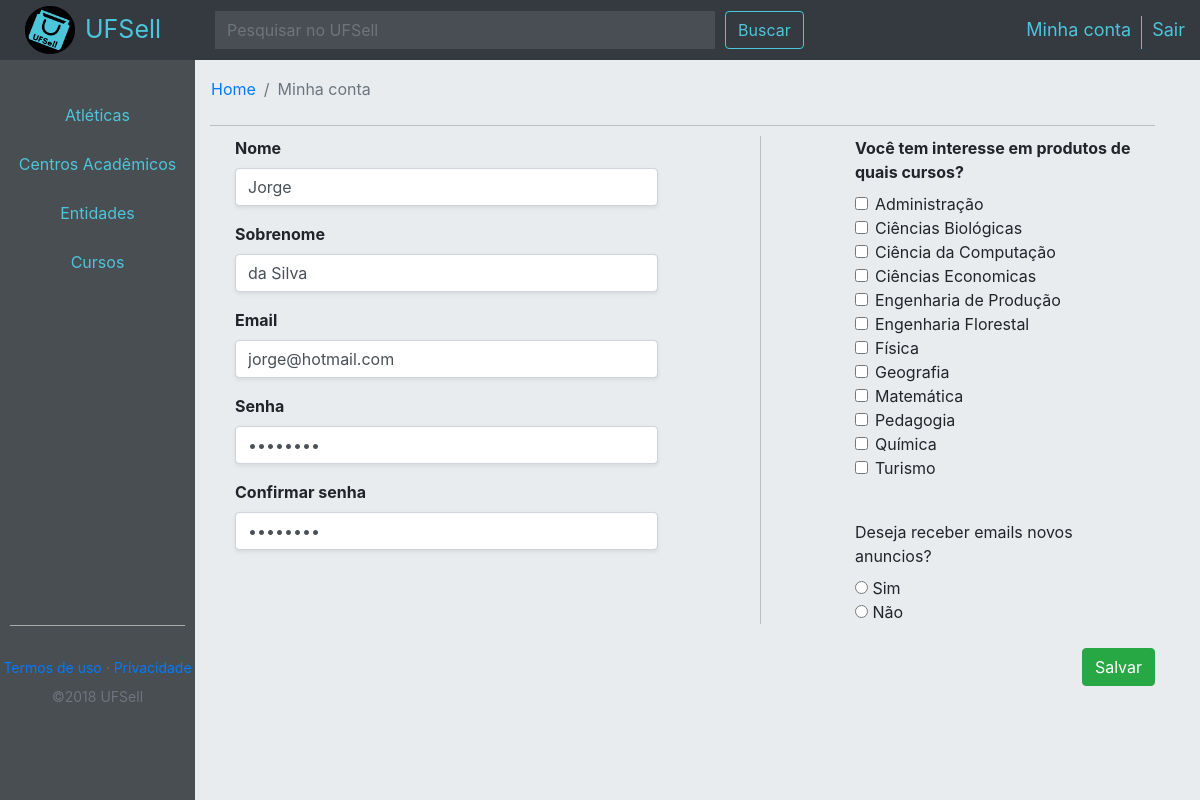
The page /conta.php (signed in) on the database its author committed.
### tables this page shows
CREATE TABLE IF NOT EXISTS `usuario` (
  `id` int(11) NOT NULL,
  `nome` varchar(60) NOT NULL,
  `sobrenome` varchar(100) DEFAULT NULL,
  `email` varchar(40) NOT NULL,
  `senha` varchar(32) NOT NULL,
  `id_org` int(11) NOT NULL,
  `tel` varchar(12) NOT NULL
);

### conta.php (the view, shortened to what this page needs)
<?php
include('connection/connection.php');
$script =   "SELECT *
FROM usuario
WHERE id='".$_SESSION['id_usuario']."';";
$result = $conn->query($script);
$pessoa = $result->fetch_object();
?>
<!DOCTYPE html>
<html lang="pt-br">
    <?php include 'includes/header1.php' ?>
    <body>
      <?php include 'includes/nav1.php' ?>
		<div id="defCol" class="col-12 col-xl-12 col-lg-12 col-md-12">
                <div id="defRow" class="row">
                    <div id="menu" class="col-2 col-xl-2 col-lg-2 col-md-2">
						<div class="divWrap">
							<div id="btn-itemP" class="menuT">
								<button class="btn btn-light" data-toggle="collapse" data-target=".multi-collapse1" aria-expanded="true" aria-controls="at1 at2 at3 at4 at5 at6">Atléticas</button>
							</div>
							<div class="menuT">
								<button class="btn btn-light" data-toggle="collapse" data-target=".multi-collapse2" aria-expanded="true" aria-controls="ca1 ca2 ca3 ca4 ca5 ca6 ca7">Centros Acadêmicos</button>
							</div>
							<div class="menuT">
								<button class="btn btn-light" data-toggle="collapse" data-target=".multi-collapse3" aria-expanded="true" aria-controls="en1 en2 en3">Entidades</button>
							</div>
							<div class="menuT">
								<button class="btn btn-light" data-toggle="collapse" data-target=".multi-collapse4" aria-expanded="true" aria-controls="c1 c2 c3 c4 c5 c6 c7 c8 c9 c10 c11 c12">Cursos</button>
							</div>
						</div>
						<div class="hrFooter">
							<hr>
						</div>
						<div class="footer">
							<div class="row">
								<a href="#">Termos de uso</a>
								<label style="color: #6c706e;">&nbsp&middot&nbsp</label>
								<a href="#">Privacidade</a>
							</div>
							<div class="row" style="margin-bottom: 30px;">
								<span id="foot" class="text-muted">©2018 UFSell</span>
							</div>
						</div>
                    </div>
				<div id="conteudo" class="col-10 col-xl-10 col-lg-10 col-md-10">
					<nav aria-label="breadcrumb" style="margin-top:5px; margin-left:-15px;">
						<ol class="breadcrumb">
							<li class="breadcrumb-item"><a href="./home.php">Home</a></li>
							<li class="breadcrumb-item active" aria-current="page">Minha conta</li>
						</ol>
					</nav>
					<form id="formCad" class="" method="post">
						<div class="colD d-flex justify-content-start">
							<div class="col-6 col-xl-6 col-lg-6 col-md-6">
								<div id="cardAlterar" class="">
										<div class="row">
											<div class="col-12">
												<div class="form-group">
													<label class="divnome" style="font-weight: bold;">Nome</label>
													<input type="text" class="form-control shadow-sm" value="<?php echo $pessoa->nome; ?>" name="inputNome" pattern=".{5,30}" required autofocus>
												</div>
											</div>
										</div>
										<div class="row">
											<div class="col-12">
												<div class="form-group">
													<label class="divsobrenome" style="font-weight: bold;">Sobrenome</label>
													<input type="text" class="form-control shadow-sm" value="<?php echo $pessoa->sobrenome; ?>" name="inputSobrenome" pattern=".{5,30}" required>
												</div>
											</div>
										</div>
										<div class="row">
											<div class="col-12">
												<div class="form-group">
													<label class="divemail" style="font-weight: bold;">Email</label>
													<input type="email" class="form-control shadow-sm" value="<?php echo $pessoa->email; ?>" name="inputEmail" pattern=".{5,30}" required>
												</div>
											</div>
										</div>
										<div class="row">
											<div class="col-12">
												<div class="form-group">
													<label class="divsenha" style="font-weight: bold;">Senha</label>
													<input type="password" class="form-control shadow-sm" value="12345678" name="inputSenha" pattern=".{5,30}" required>
												</div>
											</div>
										</div>
										<div class="row">
											<div class="col-12">
												<div class="form-group">
													<label class="divsenha" style="font-weight: bold;">Confirmar senha</label>
													<input type="password" class="form-control shadow-sm" value="12345678" name="inputConfSenha" pattern=".{5,30}" required>
												</div>
											</div>
										</div>
								</div>
							</div>
							<div class="col-1 col-xl-1 col-lg-1 col-md-1" style="border-right: 1px solid; margin-top:10px; border-color:#b9c0bd;"></div>
							<div class="col-1 col-xl-1 col-lg-1 col-md-1"></div>
							<div class="col-4 col-xl-4 col-lg-4 col-md-4">
								<label style="font-weight: bold; margin-top:10px;">
									Você tem interesse em produtos de quais cursos?
								</label>
								<div class="form-group">
									<div class="form-check">
										<input type="checkbox" class="form-check-input">
										<label class="form-check-label">Administração</label><br>
										<input type="checkbox" class="form-check-input">
										<label class="form-check-label">Ciências Biológicas</label><br>
										<input type="checkbox" class="form-check-input">
										<label class="form-check-label">Ciência da Computação</label><br>
										<input type="checkbox" class="form-check-input">
										<label class="form-check-label">Ciências Economicas</label><br>
										<input type="checkbox" class="form-check-input">
										<label class="form-check-label">Engenharia de Produção</label><br>
										<input type="checkbox" class="form-check-input">
										<label class="form-check-label">Engenharia Florestal</label><br>
										<input type="checkbox" class="form-check-input">
										<label class="form-check-label">Física</label><br>
										<input type="checkbox" class="form-check-input">
										<label class="form-check-label">Geografia</label><br>
										<input type="checkbox" class="form-check-input">
										<label class="form-check-label">Matemática</label><br>
										<input type="checkbox" class="form-check-input">
										<label class="form-check-label">Pedagogia</label><br>
										<input type="checkbox" class="form-check-input">
										<label class="form-check-label">Química</label><br>
										<input type="checkbox" class="form-check-input">
										<label class="form-check-label">Turismo</label><br>
									</div>
								</div>
								<br>
								<label>
									Deseja receber emails novos anuncios?
								</label><br>
								<input type="radio" value="Sim"> Sim<br>
								<input type="radio" value="Não"> Não<br>
							</div>
						</div>
						<br>
						<div class="row">
							<div class="col-12">
								<div id="cadSalvar" class="botaocad float-right">
									<button type="submit" class="btn btn-success">
										Salvar
									</button>
								</div>
							</div>
						</div>
					</form>
				</div>
			</div>
		</div>
    </body>
</html>

### css/comprador.css (style rules this page uses)
html, body { position: relative; height: 100%; }
body { height: 100%; width: 100%; background-color:#e9ecef; }
nav { width: 100%; height: 60px; }
#defCol { width: 100%; height: calc(100% - 60px); }
#defRow { width: 100%; height: 100%; }
.btn-light { background-color: #494e53; color: #4dc5da; padding-top: 12.5px; padding-bottom: 12.5px; border: none; border-radius: 0; width: 100%; }
#btn-itemP { margin-top: 30px; }
hr { width: 90%; background-color: #b9c0bd; }
.footer { width: 100%; }
.footer > .row { margin: 0px; font-size: 14px; display: flex; justify-content: center; }
#conteudo { background-color:#e9ecef; }
#cardAlterar { padding: 10px; }
.colD { display: block; -webkit-hyphens: auto; -moz-hyphens: auto; -ms-hyphens: auto; hyphens: auto; width: 100%; border-top: 1px solid #000000; border-color: #b9c0bd; }
#menu { padding: 0px; background-color: #494e53 !important; display: flex; flex-direction: column; height: 100%; width: 100%; z-index: 100; }
.divWrap { display: flex; flex-direction: column; flex: 1 0 auto; background-color: #494e53; }
.hrFooter { padding-top: 15px; padding-bottom: 15px; background-color: #494e53; }
.footer { display: flex; flex-direction: column; height: 143px; width: 100%; flex-shrink: 0; background-color: #494e53; }

### rows shown on the page
usuario: inputNome "Jorge", inputSobrenome "da Silva", inputEmail "jorge@hotmail.com"
